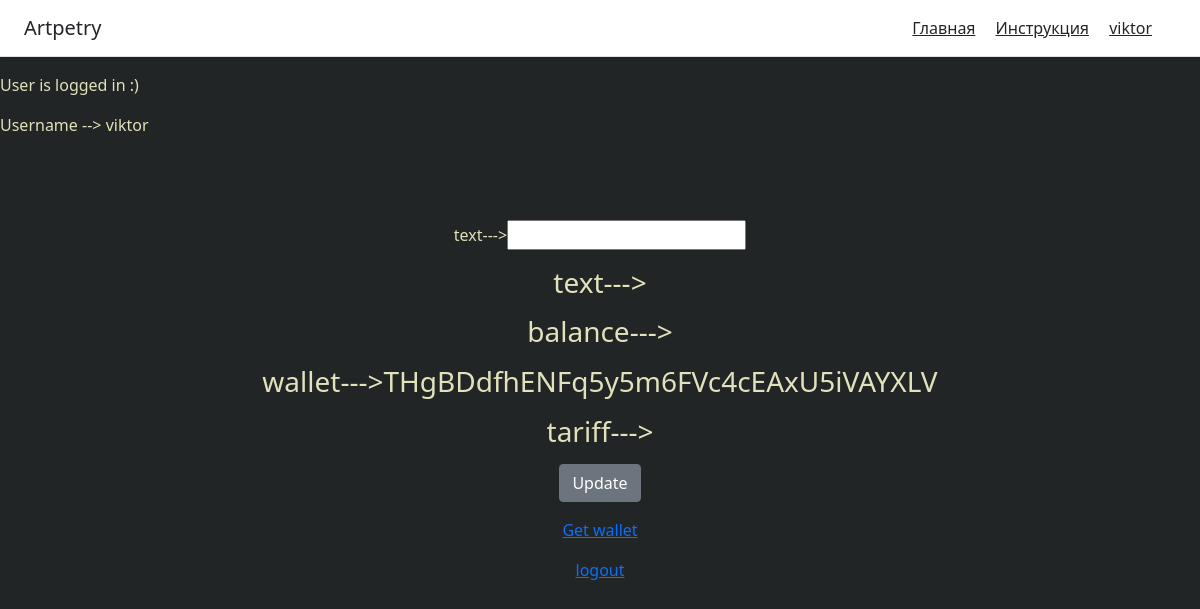
/user_settings/1 (signed in), run on an earlier commit of the app's database.
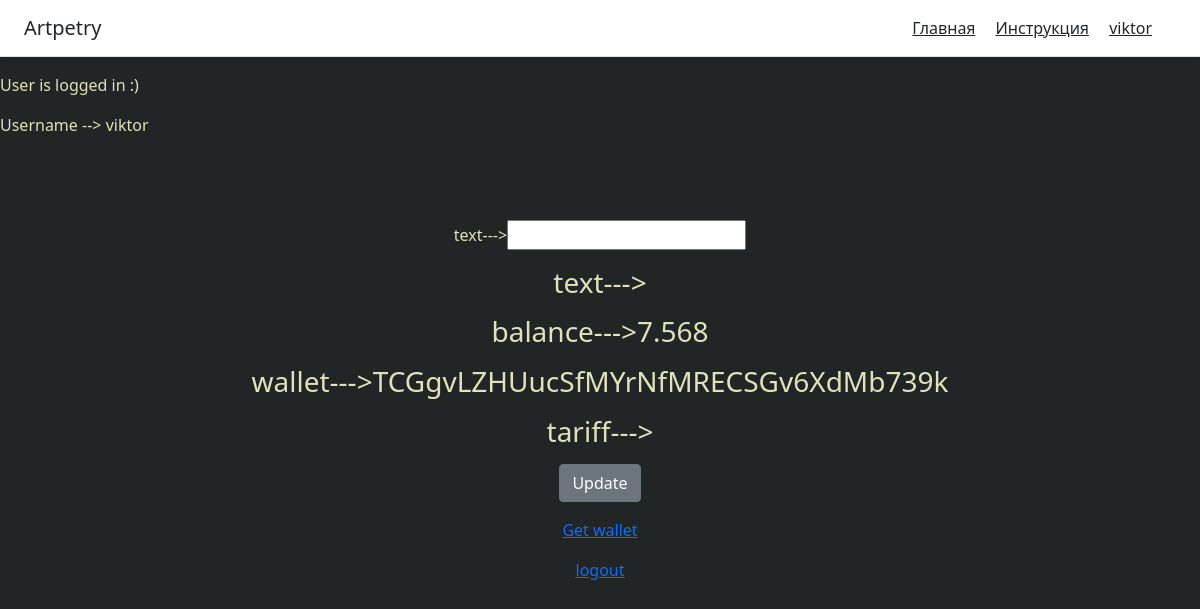
And on a later commit of the database.
### spam/models.py (models this page shows, shortened)
class User_settings(models.Model):
    user = models.ForeignKey(User, on_delete=models.CASCADE,blank=True)
    balance = models.CharField(max_length=100,blank=True)
    wallet = models.CharField(max_length=256,blank=True)
    hex_address = models.CharField(max_length=256,blank=True)
    private_key = models.CharField(max_length=256,blank=True)
    public_key = models.CharField(max_length=256,blank=True)
    text = models.CharField(max_length=100,blank=True)
    user_names = models.CharField(max_length=100,blank=True)
    tariff = models.CharField(max_length=100,blank=True)
    numbers = models.CharField(max_length=20,blank=True)
    date = models.DateTimeField(default=timezone.now)

### spam/views.py (the view)
# urls.py: path('user_settings/<int:id>', views.user_settings, name='user_settings'),
def user_settings(request,id):
    news_show = User_settings.objects.get(pk=id)
    form = SubscriberForm_test( instance=news_show)
    if request.user.is_authenticated:
        if request.method == "POST":
            form = SubscriberForm_test(request.POST, request.FILES or None, instance=news_show)
            post = form.save(commit=False)
            post.user = request.user
            post.save(update_fields=['text'])
            return redirect('/')
    return render(request, 'account/user_settings.html',
                      {'form':form,
                      'news_show':news_show,}
                      )

### spam/forms.py
class SubscriberForm_test(forms.ModelForm):
    class Meta:
        model = User_settings
        exclude = [""]

### spam/templates/account/user_settings.html (shortened to what this page needs)
{% extends "base.html" %}
{% block content %}
    {% if request.user.is_authenticated %}
<p style="color:#e1e1bb;" xmlns="http://www.w3.org/1999/html" xmlns="http://www.w3.org/1999/html">User is logged in :)</p>
        <p style="color:#e1e1bb;" >Username -->  {{ request.user.username }}</p>
<div class="container">
    <div class="row align-items-center justify-content-center" style="height:60vh;">
         <div>
<div class="col-10 offset-1 text-center ">
<p class="text-center d-flex align-self-center" style="color:#e1e1bb;">
         <form action="" method="post" enctype="multipart/form-data" style="color:#e1e1bb;">
             text--->{{ form.text }}
             <p><h3>             text--->{{ news_show.text}}</h3></p>
             <p><h3>             balance--->{{ news_show.balance}}</h3></p>
             <p><h3>             wallet--->{{ news_show.wallet}}</h3></p>
             <p><h3>             tariff--->{{ news_show.tariff}}</h3></p>
             <input type="submit" value="Update" class="btn btn-secondary" >
            <a  href="{% url 'get_wallet'  request.user.id %}> " > Get wallet</a>
            <a  href="{% url 'logout' %} " >logout</a>
         </form>
    {% endif %}
{% endblock %}

What changed in the data, as far as the page shows it:
changed User_settings: balance (not shown) → "7.568"; wallet "THgBDdfhENFq5y5m6FVc4cEAxU5iVAYXLV" → "TCGgvLZHUucSfMYrNfMRECSGv6XdMb739k"
